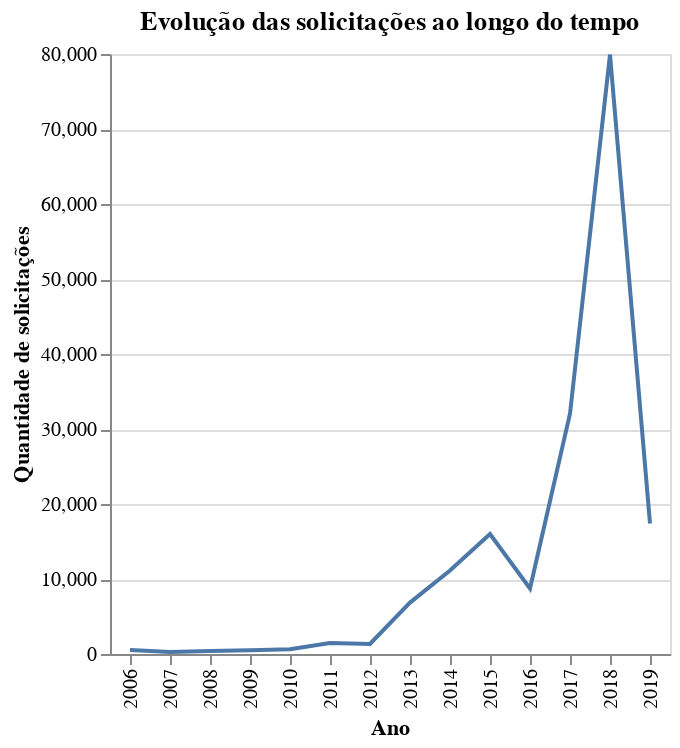

Notebook code cell kept with this figure:
### Code cell
alt.Chart(data=anoss, title='Evolução das solicitações ao longo do tempo').mark_line().encode(
    x=alt.X('Ano:N', title='Ano'),
    y=alt.Y('Quantidade:Q', title='Quantidade de solicitações'),
)

### Figure 1 — Vega-Lite specification as saved in the notebook (floating-point values rounded to 4 significant figures)
{"config": {"view": {"continuousWidth": 400, "continuousHeight": 300}}, "data": {"name": "data-e02ddcd8e9e6b976a9fd670d45823d26"}, "mark": "line", "encoding": {"x": {"type": "nominal", "field": "Ano", "title": "Ano"}, "y": {"type": "quantitative", "field": "Quantidade", "title": "Quantidade de solicitações"}}, "title": "Evolução das solicitações ao longo do tempo", "$schema": "https://vega.github.io/schema/vega-lite/v4.8.1.json", "datasets": {"data-e02ddcd8e9e6b976a9fd670d45823d26": [{"Ano": 2006, "Quantidade": 534}, {"Ano": 2007, "Quantidade": 259}, {"Ano": 2008, "Quantidade": 410}, {"Ano": 2009, "Quantidade": 505}, {"Ano": 2010, "Quantidade": 621}, {"Ano": 2011, "Quantidade": 1479}, {"Ano": 2012, "Quantidade": 1350}, {"Ano": 2013, "Quantidade": 6856}, {"Ano": 2014, "Quantidade": 11128}, {"Ano": 2015, "Quantidade": 16006}, {"Ano": 2016, "Quantidade": 8739}, {"Ano": 2017, "Quantidade": 32030}, {"Ano": 2018, "Quantidade": 79921}, {"Ano": 2019, "Quantidade": 17395}]}}
